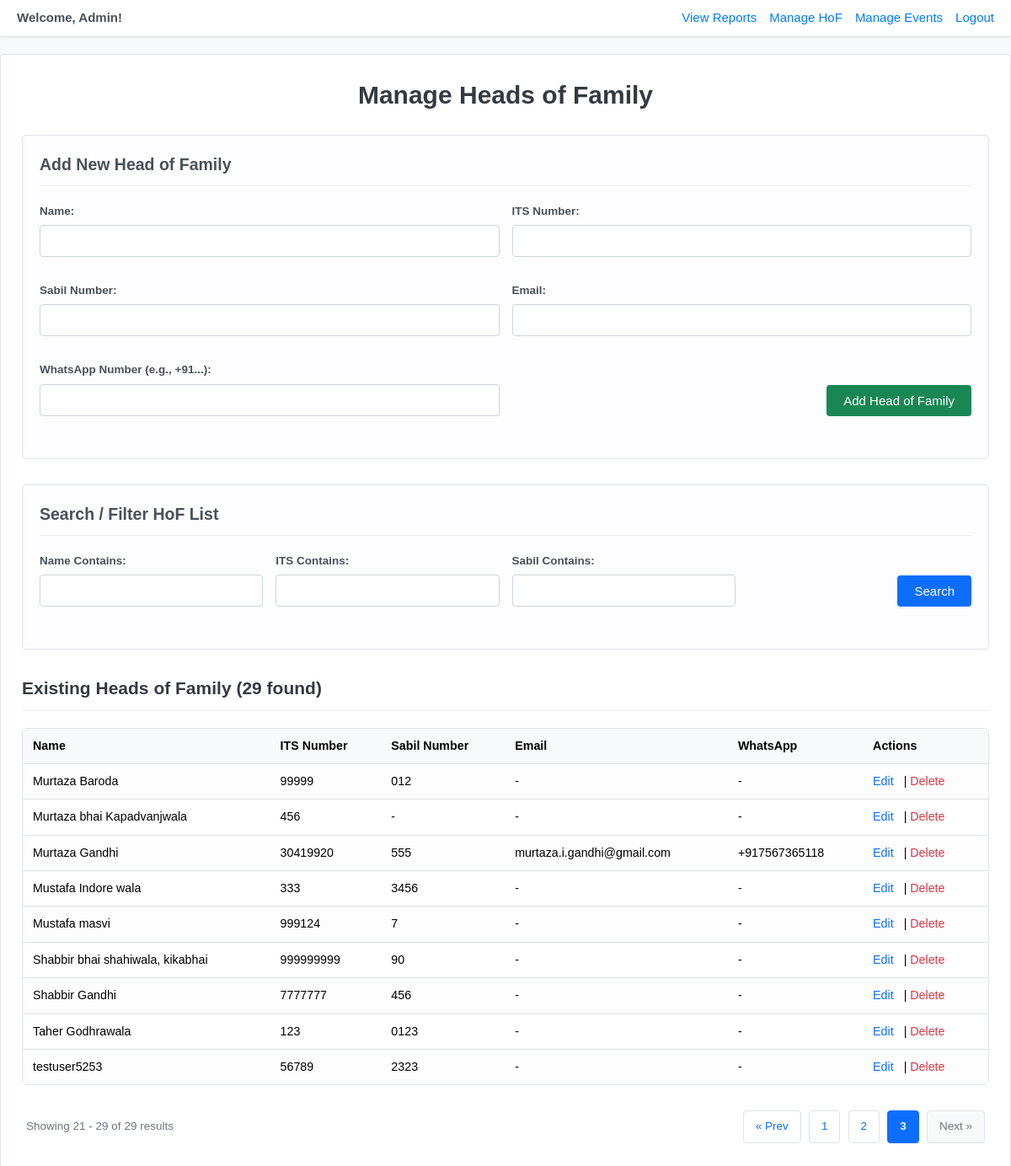
/manage_hof.php?page=3 (signed in), run on the app's committed database.
### tables this page shows
CREATE TABLE `heads_of_family` (
  `id` int(11) NOT NULL,
  `its_number` varchar(20) NOT NULL,
  `name` varchar(255) NOT NULL,
  `email` varchar(255) DEFAULT NULL,
  `whatsapp_number` varchar(20) DEFAULT NULL,
  `telegram_chat_id` varchar(50) DEFAULT NULL,
  `sabil_number` varchar(50) DEFAULT NULL,
  `is_deleted` tinyint(1) NOT NULL DEFAULT 0,
  `created_at` timestamp NOT NULL DEFAULT current_timestamp(),
  `updated_at` timestamp NOT NULL DEFAULT current_timestamp() ON UPDATE current_timestamp()
);

### manage_hof.php (the view, shortened to what this page needs)
<?php
require 'db_connect.php';
$items_per_page = 10;
$page_error_message = $_SESSION['error_message'] ?? null;
$search_name = trim($_GET['search_name'] ?? '');
$search_its = trim($_GET['search_its'] ?? '');
$search_sabil = trim($_GET['search_sabil'] ?? '');
$current_page = filter_input(INPUT_GET, 'page', FILTER_VALIDATE_INT, ['options' => ['default' => 1, 'min_range' => 1]]);
$params = [];
$paramTypes = "";
$whereSql = "";
$total_hofs = 0;
$total_pages = 1;
$sqlCount = "SELECT COUNT(*) as total FROM heads_of_family {$whereSql}";
$stmtCount = $conn->prepare($sqlCount);
if ($stmtCount) {
    if ($stmtCount && $stmtCount->execute()) {
        $resultCount = $stmtCount->get_result();
        if ($rowCount = $resultCount->fetch_assoc()) {
            $total_hofs = (int)$rowCount['total'];
        }
    } elseif ($stmtCount) {
         $page_error_message = "Error executing count query: " . $stmtCount->error;
    }
} else {
    $page_error_message = "Error preparing count query: " . $conn->error;
}
if ($total_hofs > 0 && $page_error_message === null) {
    $total_pages = ceil($total_hofs / $items_per_page);
    $offset = ($current_page - 1) * $items_per_page;
} else {
    $current_page = 1;
    $total_pages = 1;
    $offset = 0;
}
$hofList = [];
if ($page_error_message === null && $total_hofs > 0) {
    $sqlList = "SELECT id, name, its_number, email, whatsapp_number, sabil_number
                FROM heads_of_family
                {$whereSql}
                ORDER BY name
                LIMIT ? OFFSET ?";
    $stmtList = $conn->prepare($sqlList);
    if ($stmtList) {
        $listParams = $params;
        $listParams[] = $items_per_page;
        $listParams[] = $offset;
        $listParamTypes = $paramTypes . "ii";
        try {
             $stmtList->bind_param($listParamTypes, ...$listParams);
             if ($stmtList->execute()) {
                 $resultList = $stmtList->get_result();
                 while($row = $resultList->fetch_assoc()) {
                     $hofList[] = $row;
                 }
             } else {
                  $page_error_message = "Error executing list query: " . $stmtList->error;
             }
         } catch (Exception $e) {
              $page_error_message = "Error binding parameters for list query: " . $e->getMessage();
         }
    } else {
         $page_error_message = "Error preparing list query: " . $conn->error;
    }
} elseif ($page_error_message === null && $total_hofs === 0 && empty($base_query_params)) {
} elseif ($page_error_message === null && $total_hofs === 0 && !empty($base_query_params)) {
}
$base_query_params = [
    'search_name' => $search_name,
    'search_its' => $search_its,
    'search_sabil' => $search_sabil
];
$base_query_params = array_filter($base_query_params, function($value) { return $value !== ''; });
?>
<!DOCTYPE html>
<html>
<head>
    <link rel="stylesheet" href="style.css">
</head>
<body>
    <div class="admin-nav">
        <span>Welcome, Admin!</span>
        <a href="reports.php">View Reports</a>
        <a href="manage_hof.php">Manage HoF</a>
        <a href="manage_events.php">Manage Events</a>
        <a href="logout.php">Logout</a>
    </div>
<div class="container">
    <h1>Manage Heads of Family</h1>
    <div class="crud-form">
        <h2>Add New Head of Family</h2>
        <form action="manage_hof.php" method="POST">
            <div class="form-row">
                <div class="form-group">
                    <label for="add_name">Name:</label>
                    <input type="text" id="add_name" name="name" required>
                </div>
                <div class="form-group">
                    <label for="add_its_number">ITS Number:</label>
                    <input type="text" id="add_its_number" name="its_number" required>
                </div>
            </div>
            <div class="form-row">
                <div class="form-group">
                    <label for="add_sabil_number">Sabil Number:</label>
                    <input type="text" id="add_sabil_number" name="sabil_number">
                </div>
                <div class="form-group">
                    <label for="add_email">Email:</label>
                    <input type="email" id="add_email" name="email">
                </div>
            </div>
            <div class="form-row">
                <div class="form-group">
                    <label for="add_whatsapp_number">WhatsApp Number (e.g., +91...):</label>
                    <input type="text" id="add_whatsapp_number" name="whatsapp_number">
                </div>
                <div class="form-group" style="align-self: flex-end; text-align: right;">
                    <button type="submit">Add Head of Family</button>
                </div>
            </div>
        </form>
    </div>
     <div class="search-form">
        <h2>Search / Filter HoF List</h2>
        <form action="manage_hof.php" method="GET">
            <div class="form-row">
                <div class="form-group">
                    <label for="search_name">Name Contains:</label>
                    <input type="search" id="search_name" name="search_name" value="<?php echo htmlspecialchars($search_name); ?>">
                </div>
                <div class="form-group">
                    <label for="search_its">ITS Contains:</label>
                    <input type="search" id="search_its" name="search_its" value="<?php echo htmlspecialchars($search_its); ?>">
                </div>
                <div class="form-group">
                    <label for="search_sabil">Sabil Contains:</label>
                    <input type="search" id="search_sabil" name="search_sabil" value="<?php echo htmlspecialchars($search_sabil); ?>">
                </div>
                <div class="form-group" style="align-self: flex-end; text-align: right;">
                     <button type="submit">Search</button>
                </div>
            </div>
        </form>
    </div>
    <h2 class="list-header">
        Existing Heads of Family
        <?php if ($page_error_message === null) : ?>
            (<?php echo number_format($total_hofs); ?> found<?php echo (!empty($base_query_params) ? ' matching filters' : ''); ?>)
        <?php endif; ?>
    </h2>
     <?php if (!empty($hofList)): ?>
        <div class="table-container">
            <table>
                <thead>
                    <tr>
                        <th>Name</th>
                        <th>ITS Number</th>
                        <th>Sabil Number</th>
                        <th>Email</th>
                        <th>WhatsApp</th>
                        <th>Actions</th>
                    </tr>
                </thead>
                <tbody>
                    <?php foreach ($hofList as $hof): ?>
                    <tr>
                        <td><?php echo htmlspecialchars($hof['name']); ?></td>
                        <td><?php echo htmlspecialchars($hof['its_number']); ?></td>
                        <td><?php echo htmlspecialchars($hof['sabil_number'] ?? '-'); ?></td>
                        <td><?php echo htmlspecialchars($hof['email'] ?? '-'); ?></td>
                        <td><?php echo htmlspecialchars($hof['whatsapp_number'] ?? '-'); ?></td>
                        <td>
                            <a href="edit_hof.php?id=<?php echo $hof['id']; ?>" title="Edit <?php echo htmlspecialchars($hof['name']); ?>">Edit</a> |
                            <a href="delete_hof.php?id=<?php echo $hof['id']; ?>" class="delete-link" title="Delete <?php echo htmlspecialchars($hof['name']); ?>" onclick="return confirm('Are you sure you want to delete this person: \'<?php echo htmlspecialchars(addslashes($hof['name'])); ?>\' (ITS: <?php echo htmlspecialchars(addslashes($hof['its_number'])); ?>)? This cannot be undone.');">Delete</a>
                        </td>
                    </tr>
                    <?php endforeach; ?>
                </tbody>
            </table>
        </div>
        <?php if ($total_pages > 1): ?>
            <div class="pagination-container">
                <div class="pagination-info">
                    Showing <?php echo $offset + 1; ?> - <?php echo min($offset + $items_per_page, $total_hofs); ?> of <?php echo number_format($total_hofs); ?> results
                </div>
                <div class="pagination">
                    <?php if ($current_page > 1): ?>
                        <a href="?<?php echo http_build_query(array_merge($base_query_params, ['page' => $current_page - 1])); ?>">« Prev</a>
                    <?php else: ?>
                        <span class="disabled">« Prev</span>
                    <?php endif; ?>
                    <?php for ($i = 1; $i <= $total_pages; $i++): ?>
                        <?php
                              $showPage = false;
                              if ($total_pages <= 7 ||
                                  $i == 1 || $i == $total_pages ||
                                  ($i >= $current_page - 2 && $i <= $current_page + 2)
                              ) {
                                  $showPage = true;
                              }
                              if ($showPage) {
                                  if ($i == $current_page): ?>
                                      <span class="current-page"><?php echo $i; ?></span>
                                  <?php else: ?>
                                      <a href="?<?php echo http_build_query(array_merge($base_query_params, ['page' => $i])); ?>"><?php echo $i; ?></a>
                                  <?php endif;
                              }
                        ?>
                    <?php endfor; ?>
                    <?php if ($current_page < $total_pages): ?>
                        <a href="?<?php echo http_build_query(array_merge($base_query_params, ['page' => $current_page + 1])); ?>">Next »</a>
                    <?php else: ?>
                        <span class="disabled">Next »</span>
                    <?php endif; ?>
                </div>
            </div>
         <?php endif;  ?>
    <?php elseif ($page_error_message === null):  ?>
        <p class="no-results">
            <?php echo (!empty($base_query_params)) ? 'No Heads of Family found matching your search criteria.' : 'No Heads of Family found in the database. Please add one using the form above.'; ?>
        </p>
    <?php endif;  ?>
</div>
</body>
</html>

### style.css (style rules this page uses)
body { font-family: sans-serif; line-height: 1.6; margin: 20px; }
h1, h2 { color: #333; }
.form-group { margin-bottom: 15px; }
label { display: block; margin-bottom: 5px; font-weight: bold; }
input[type="text"], input[type="number"], select { width: 100%; padding: 10px; border: 1px solid #ccc; border-radius: 4px; box-sizing: border-box; }
button { background-color: #007bff; color: white; padding: 12px 20px; border: none; border-radius: 4px; cursor: pointer; font-size: 16px; }
a { color: #007bff; text-decoration: none; }
table { width: 100%; border-collapse: collapse; margin-bottom: 20px; }
th, td { border: 1px solid #ccc; padding: 8px; text-align: left; }
th { background-color: #f2f2f2; font-weight: bold; }
tbody tr:nth-child(odd) { background-color: #f9f9f9; }

### manage_hof.php (style rules this page uses)
body { font-family: sans-serif; margin: 0; padding:0; background-color: #f8f9fa; font-size: 15px; line-height: 1.5; }
.admin-nav { background-color: #ffffff; padding: 10px 20px; margin-bottom: 20px; border-radius: 0; text-align: right; border-bottom: 1px solid #dee2e6; box-shadow: 0 1px 3px rgba(0,0,0,0.05); display: flex; align-items: center; justify-content: flex-end; }
.admin-nav span { margin-right: auto; font-weight: bold; color: #495057; }
.admin-nav a { margin-left: 15px; text-decoration: none; color: #007bff; font-weight: 500; }
.container { max-width: 1200px; margin: 20px auto; background-color: #fff; padding: 25px; border-radius: 5px; box-shadow: 0 1px 4px rgba(0,0,0,0.06); border: 1px solid #dee2e6; }
h1 { text-align: center; margin-top: 0; margin-bottom: 25px; color: #343a40; }
.crud-form, .search-form { border: 1px solid #dee2e6; padding: 20px; margin-bottom: 30px; background-color: #fdfdff; border-radius: 5px; }
.crud-form h2, .search-form h2 { margin-top: 0; border-bottom: 1px solid #eee; padding-bottom: 10px; margin-bottom: 20px; font-size: 1.3em; color: #495057; font-weight: 600; }
.form-row { display: flex; flex-wrap: wrap; gap: 15px; margin-bottom: 15px; }
.form-group { flex: 1; min-width: 200px; }
.form-group label { display: block; margin-bottom: 6px; font-weight: bold; font-size: 0.9em; color: #495057; }
.form-group input[type=text], .form-group input[type=email], .form-group input[type=search] { width: 100%; padding: 10px 12px; border: 1px solid #ced4da; border-radius: 4px; box-sizing: border-box; font-size: 0.95em; }
.crud-form button, .search-form button { padding: 10px 20px; color: white; border: none; cursor: pointer; border-radius: 4px; font-size: 1em; font-weight: 500; }
.crud-form button { background-color: #198754; }
.search-form button { background-color: #0d6efd; }
h2.list-header { margin-top: 30px; border-bottom: 1px solid #eee; padding-bottom: 10px; font-size: 1.4em; color: #343a40; }
.table-container { overflow-x: auto; margin-top: 20px; border: 1px solid #dee2e6; border-radius: 5px; }
table { width: 100%; border-collapse: collapse; margin: 0; background-color: white; }
th, td { border: none; border-bottom: 1px solid #dee2e6; padding: 10px 12px; text-align: left; vertical-align: middle; font-size: 0.95em; }
thead tr:first-child th { border-top: none; }
tbody tr:last-child td { border-bottom: none; }
th { background-color: #f8f9fa; font-weight: 600; position: sticky; top: 0; z-index: 1; }
tbody tr:nth-child(odd) { background-color: #fdfdfe; }
td a { margin-right: 8px; color: #0d6efd; text-decoration: none; }
td a.delete-link { color: #dc3545; }
.pagination-container { display: flex; justify-content: space-between; align-items: center; margin: 30px 0 10px 0; padding: 0 5px; }
.pagination-info { color: #6c757d; font-size: 0.9em; }
.pagination { text-align: right; margin: 0; padding: 0; }
.pagination a, .pagination span { display: inline-block; padding: 8px 14px; margin-left: 5px; border: 1px solid #dee2e6; border-radius: 4px; color: #0d6efd; text-decoration: none; background-color: white; font-size: 0.9em; }
.pagination span.current-page { background-color: #0d6efd; color: white; border-color: #0d6efd; font-weight: bold; }
.pagination span.disabled { color: #6c757d; border-color: #dee2e6; background-color: #f8f9fa; cursor: default; }

### data on the page
heads_of_family: name "Murtaza Baroda", its_number "99999", sabil_number "012", email "-", whatsapp_number "-"
heads_of_family: name "Murtaza bhai Kapadvanjwala", its_number "456", sabil_number "-", email "-", whatsapp_number "-"
heads_of_family: name "Murtaza Gandhi", its_number "30419920", sabil_number "555", email "murtaza.i.gandhi@gmail.com", whatsapp_number "+917567365118"
heads_of_family: name "Mustafa Indore wala", its_number "333", sabil_number "3456", email "-", whatsapp_number "-"
heads_of_family: name "Mustafa masvi", its_number "999124", sabil_number "7", email "-", whatsapp_number "-"
heads_of_family: name "Shabbir bhai shahiwala, kikabhai", its_number "999999999", sabil_number "90", email "-", whatsapp_number "-"
heads_of_family: name "Shabbir Gandhi", its_number "7777777", sabil_number "456", email "-", whatsapp_number "-"
heads_of_family: name "Taher Godhrawala", its_number "123", sabil_number "0123", email "-", whatsapp_number "-"
heads_of_family: name "testuser5253", its_number "56789", sabil_number "2323", email "-", whatsapp_number "-"

### other printed values
$total_hofs "29"
$offset + 1 "21"
min($offset + $items_per_page, $total_hofs) "29"
